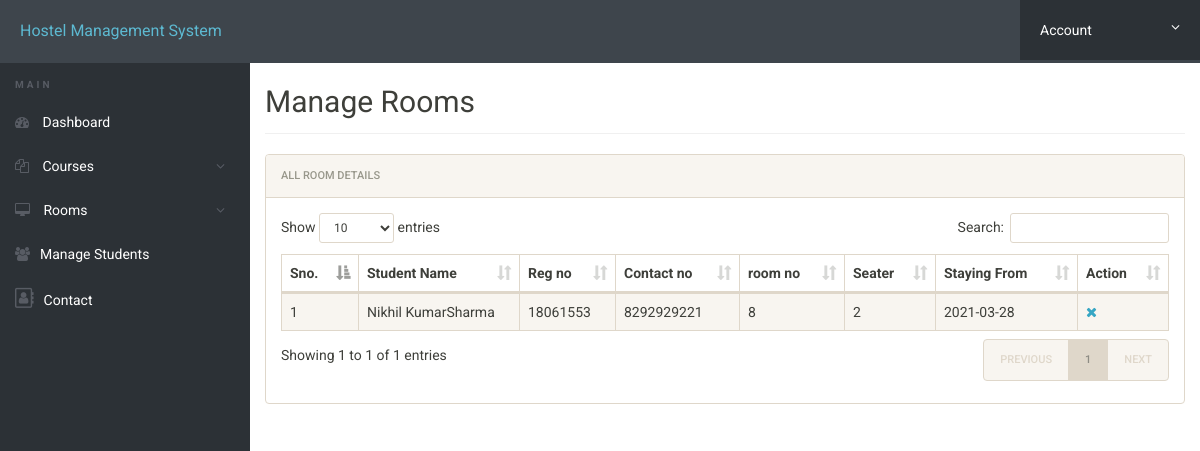
Screenshot of /admin/manage-students.php (signed in) with the database file from the repository.
### tables this page shows
CREATE TABLE `registration` (
  `id` int(11) NOT NULL,
  `roomno` int(11) NOT NULL,
  `seater` int(11) NOT NULL,
  `feespm` int(11) NOT NULL,
  `foodstatus` int(11) NOT NULL,
  `stayfrom` date NOT NULL,
  `duration` int(11) NOT NULL,
  `course` varchar(500) NOT NULL,
  `regno` int(11) NOT NULL,
  `firstName` varchar(500) NOT NULL,
  `middleName` varchar(500) NOT NULL,
  `lastName` varchar(500) NOT NULL,
  `gender` varchar(250) NOT NULL,
  `contactno` bigint(11) NOT NULL,
  `emailid` varchar(500) NOT NULL,
  `egycontactno` bigint(11) NOT NULL,
  `guardianName` varchar(500) NOT NULL,
  `guardianRelation` varchar(500) NOT NULL,
  `guardianContactno` bigint(11) NOT NULL,
  `corresAddress` varchar(500) NOT NULL,
  `corresCIty` varchar(500) NOT NULL,
  `corresState` varchar(500) NOT NULL,
  `corresPincode` int(11) NOT NULL,
  `pmntAddress` varchar(500) NOT NULL,
  `pmntCity` varchar(500) NOT NULL,
  `pmnatetState` varchar(500) NOT NULL,
  `pmntPincode` int(11) NOT NULL,
  `postingDate` timestamp NOT NULL DEFAULT current_timestamp(),
  `updationDate` varchar(500) NOT NULL
);

### admin/manage-students.php (the view, shortened to what this page needs)
<?php
include('includes/config.php');
?>
<!doctype html>
<html lang="en" class="no-js">
<head>
	<link rel="stylesheet" href="css/font-awesome.min.css">
	<link rel="stylesheet" href="css/bootstrap.min.css">
	<link rel="stylesheet" href="css/dataTables.bootstrap.min.css">
	<link rel="stylesheet" href="css/bootstrap-social.css">
	<link rel="stylesheet" href="css/bootstrap-select.css">
	<link rel="stylesheet" href="css/fileinput.min.css">
	<link rel="stylesheet" href="css/awesome-bootstrap-checkbox.css">
	<link rel="stylesheet" href="css/style.css">
</head>
<body>
	<?php include('includes/header.php');?>
	<div class="ts-main-content">
			<?php include('includes/sidebar.php');?>
			<br><br>
		<div class="content-wrapper">
			<div class="container-fluid">
				<div class="row">
					<div class="col-md-12">
						<h2 class="page-title">Manage Rooms</h2>
						<div class="panel panel-default">
							<div class="panel-heading">All Room Details</div>
							<div class="panel-body">
								<table id="zctb" class="display table table-striped table-bordered table-hover" cellspacing="0" width="100%">
									<thead>
										<tr>
											<th>Sno.</th>
											<th>Student Name</th>
											<th>Reg no</th>
											<th>Contact no </th>
											<th>room no  </th>
											<th>Seater </th>
											<th>Staying From </th>
											<th>Action</th>
										</tr>
									</thead>
									<tbody>
<?php
$ret="select * from registration";
$stmt= $mysqli->prepare($ret) ;
$stmt->execute() ;
$res=$stmt->get_result();
$cnt=1;
while($row=$res->fetch_object())
	  {
	  	?>
<tr><td><?php echo $cnt;;?></td>
<td><?php echo $row->firstName;?><?php echo $row->middleName;?><?php echo $row->lastName;?></td>
<td><?php echo $row->regno;?></td>
<td><?php echo $row->contactno;?></td>
<td><?php echo $row->roomno;?></td>
<td><?php echo $row->seater;?></td>
<td><?php echo $row->stayfrom;?></td>
<td>
<a href="manage-students.php?del=<?php echo $row->id;?>" title="Delete Record" onclick="return confirm("Do you want to delete");"><i class="fa fa-close"></i></a></td>
										</tr>
									<?php
$cnt=$cnt+1;
									 } ?>
									</tbody>
								</table>
							</div>
						</div>
					</div>
				</div>
			</div>
		</div>
	</div>
</body>
</html>

### admin/css/style.css (style rules this page uses)
html { font-size: 14px; }
@media only screen and (min-width: 480px) { html { font-size: 17px; } }
@media only screen and (min-width: 768px) { html { font-size: 14px; } }
body { font-size: 1em; }
a { color: #37a6c4; }
.panel { overflow: hidden; }
.page-title { padding-bottom: 15px; margin-bottom: 20px; border-bottom: 1px solid #f0f0f0; }
.ts-main-content .content-wrapper { padding-top: 15px; margin-top: 10px; }
@media only screen and (min-width: 992px) { .ts-main-content .content-wrapper { margin-left: 250px; } }

### rows the page displays
registration: firstName "Nikhil", middleName "Kumar", lastName "Sharma", regno "18061553", contactno "8292929221", roomno "8", seater "2", stayfrom "2021-03-28"
